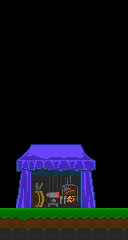

This game map was drawn from its Tiled (.tmx) file and the tilesets committed beside it. A one-line description and the full map source follow:
An orthogonal 8x15 tile map with 16x16 px tiles, 2 tile layers (back, front) and 1 object (Healer).

<map version="1.0" orientation="orthogonal" width="8" height="15" tilewidth="16" tileheight="16">
 <tileset firstgid="1" name="town" tilewidth="16" tileheight="16">
  <image source="../../img/tiles/town.gif" trans="ff00ff" width="256" height="256" />
 </tileset>
 <layer name="back" width="8" height="15">
  <data encoding="csv">
0,0,0,0,0,0,0,0,
0,0,0,0,0,0,0,0,
0,0,0,0,0,0,0,0,
0,0,0,0,0,0,0,0,
0,0,0,0,0,0,0,0,
0,0,0,0,0,0,0,0,
0,0,0,0,0,0,0,0,
0,0,0,0,0,0,0,0,
0,0,0,0,0,0,0,0,
0,4,5,6,6,7,0,0,
0,20,21,22,22,23,0,0,
0,36,49,50,51,39,0,0,
0,52,65,66,67,55,0,0,
0,0,0,0,0,0,0,0,
0,0,0,0,0,0,0,0
</data>
 </layer>
 <layer name="front" width="8" height="15">
  <data encoding="csv">
166,166,166,166,166,166,166,166,
0,0,0,0,0,0,0,0,
0,0,0,0,0,0,0,0,
0,0,0,0,0,0,0,0,
0,0,0,0,0,0,0,0,
0,0,0,0,0,0,0,0,
0,0,0,0,0,0,0,0,
0,0,0,0,0,0,0,0,
0,0,0,0,0,0,0,0,
0,0,0,0,0,0,0,0,
0,0,0,0,0,0,0,0,
0,0,0,0,0,0,0,0,
0,0,0,0,0,0,0,0,
177,178,179,180,181,182,183,184,
193,194,195,196,197,198,199,200
</data>
 </layer>
 <objectgroup name="objects" width="8" height="15">
  <object name="Healer" gid="115" x="48" y="192">
   <properties>
    <property name="price" value="50" />
    <property name="type" value="2" />
   </properties>
  </object>
 </objectgroup>
</map>
